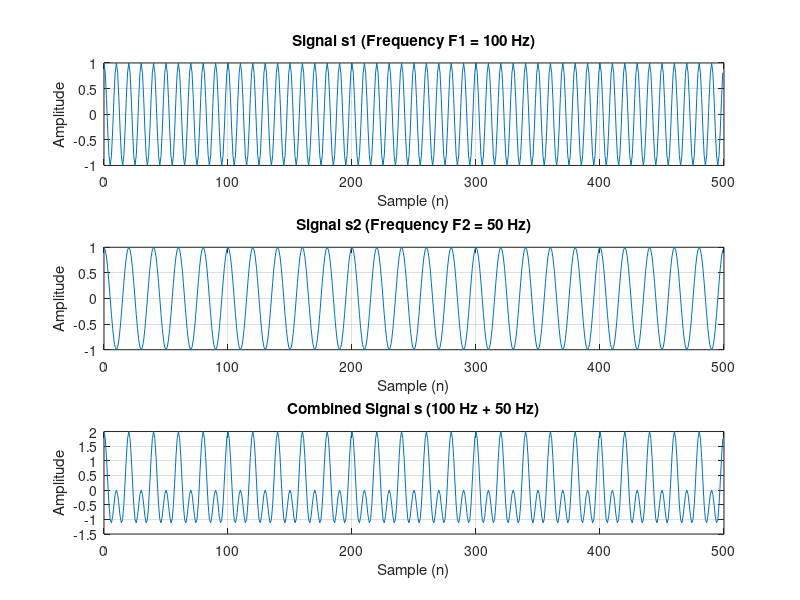
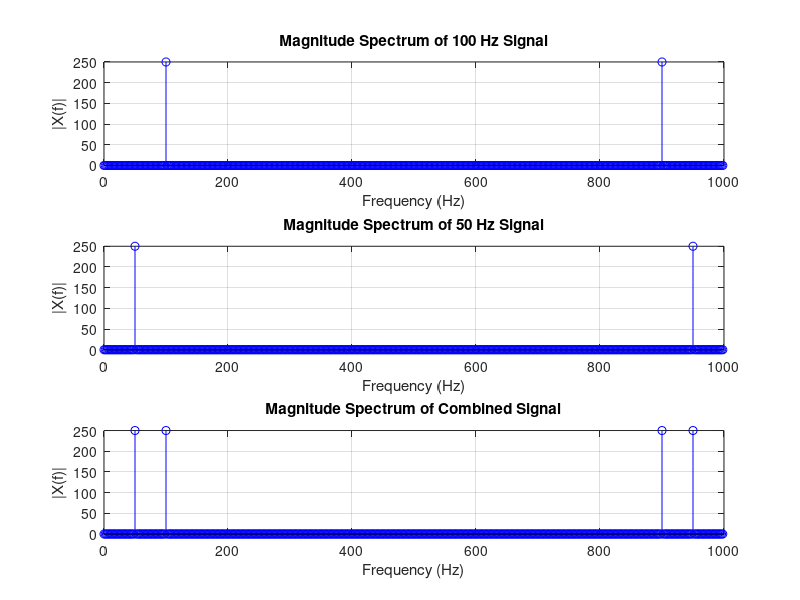
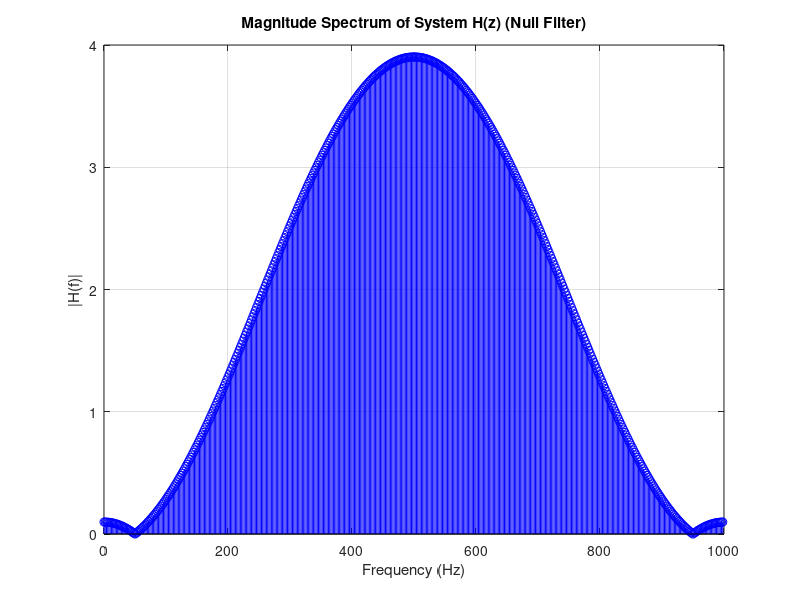
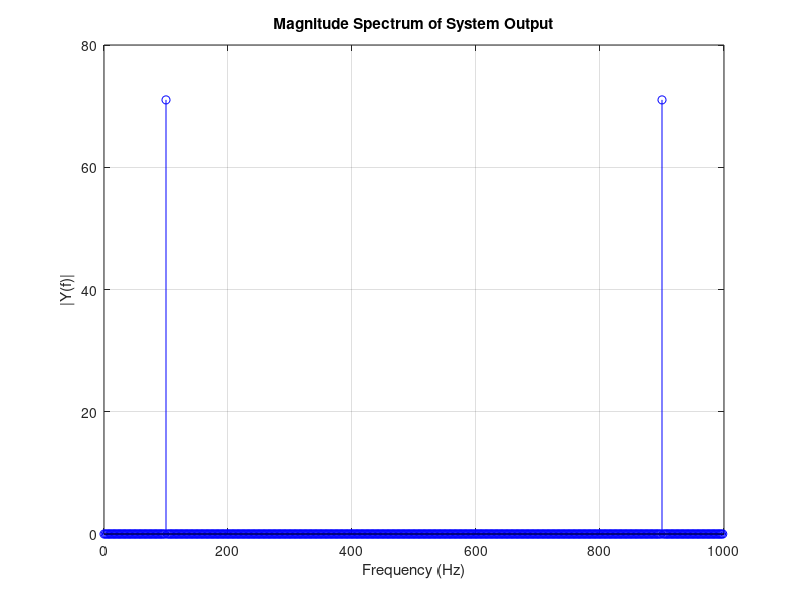

Source code (MATLAB) for these figures, in order:
clc; close all; clear all;

% --- Initialization ---
Fs = 1000;          % Sampling frequency
T = 1/Fs;           % Sampling period
F1 = 100;           % Frequency of component 1
F2 = 50;            % Frequency of component 2 (To be removed)
n = 0:1:Fs/2-1;     % Time vector (500 samples)

% --- Signal Generation ---
s1 = cos(2*pi*F1*n*T);        % 100 Hz signal
s2 = cos(2*pi*F2*n*T);        % [BLANK 1] 50 Hz signal
s = s1 + s2;                  % [BLANK 2] Combined signal

% --- Filter Design ---
% H(z) = 1 - 1.9021130326 z^-1 + z^-2
h = [1 -1.9021130326 1]; 

% --- Frequency Domain Setup ---
N = Fs/2;           % N = 500 points
df = 1/(N*T);       % This equals 1/(0.5) = 2 Hz resolution (Wait, Fs/N = 1000/500 = 2Hz)
df = Fs/N;          % Correct calculation for frequency resolution
f = (0:N-1)*df;     % Frequency vector

% --- FFT Calculations (Complex for processing, Abs for plotting) ---
S1_complex = fft(s1, N);
S2_complex = fft(s2, N);
S_complex  = fft(s, N);
H_complex  = fft(h, N); % FFT of the filter coefficients

% Calculate Magnitudes for Plotting (Filling the manual's variables)
FFTs1 = abs(S1_complex);    % Fourier transform of s1
FFTs2 = abs(S2_complex);    % [BLANK 3] Fourier transform of s2
FFTs  = abs(S_complex);     % [BLANK 4] Fourier transform of s
FFTh  = abs(H_complex);     % Fourier transform of h

% --- Filtering in Frequency Domain ---
% Multiply COMPLEX vectors to preserve phase info for reconstruction
Y_complex = S_complex .* H_complex; 

% Calculate Magnitude for plotting spectrum
FFTy = abs(Y_complex);      % [BLANK 5] Multiplication (Magnitude)

% --- Inverse FFT ---
% Use complex Y to get proper time domain signal, then take real part
y = real(ifft(Y_complex, N)); % [BLANK 6] Inverse Fourier transform

% ==========================================
%              PLOTTING SECTION
% ==========================================

% --- Figure 1: Time-Domain Signals ---
figure('Name', 'Time Domain Input');
subplot(3,1,1);
plot(n, s1);
title('Signal s1 (Frequency F1 = 100 Hz)');
xlabel('Sample (n)'); ylabel('Amplitude');
grid on;

subplot(3,1,2);
plot(n, s2);
title('Signal s2 (Frequency F2 = 50 Hz)');
xlabel('Sample (n)'); ylabel('Amplitude');
grid on;

subplot(3,1,3);
plot(n, s);
title('Combined Signal s (100 Hz + 50 Hz)');
xlabel('Sample (n)'); ylabel('Amplitude');
grid on;

% --- Figure 2: Frequency-Domain Input ---
figure('Name', 'Frequency Domain Input');
subplot(3,1,1);
stem(f, FFTs1, '-b');
title('Magnitude Spectrum of 100 Hz Signal');
xlabel('Frequency (Hz)'); ylabel('|X(f)|');
grid on;

subplot(3,1,2);
stem(f, FFTs2, '-b');
title('Magnitude Spectrum of 50 Hz Signal');
xlabel('Frequency (Hz)'); ylabel('|X(f)|');
grid on;

subplot(3,1,3);
stem(f, FFTs, '-b');
title('Magnitude Spectrum of Combined Signal');
xlabel('Frequency (Hz)'); ylabel('|X(f)|');
grid on;

% --- Figure 3: Filter Response ---
figure('Name', 'Filter Frequency Response');
stem(f, FFTh, '-b');
title('Magnitude Spectrum of System H(z) (Null Filter)');
xlabel('Frequency (Hz)'); ylabel('|H(f)|');
grid on;

% --- Figure 4: Output Spectrum ---
figure('Name', 'Output Spectrum');
stem(f, FFTy, '-b');
title('Magnitude Spectrum of System Output');
xlabel('Frequency (Hz)'); ylabel('|Y(f)|');
grid on;

% --- Figure 5: Final Comparison ---
figure('Name', 'Input vs Output Comparison');
plot(n, s1, 'b', 'LineWidth', 1.5); hold on;
plot(n, y, 'r--', 'LineWidth', 1.5);
title('Comparison: Original 100Hz Signal vs Filtered Output');
xlabel('Sample (n)'); ylabel('Amplitude');
grid on;
legend('Original 100 Hz signal (s1)', 'Filtered Output (y)');